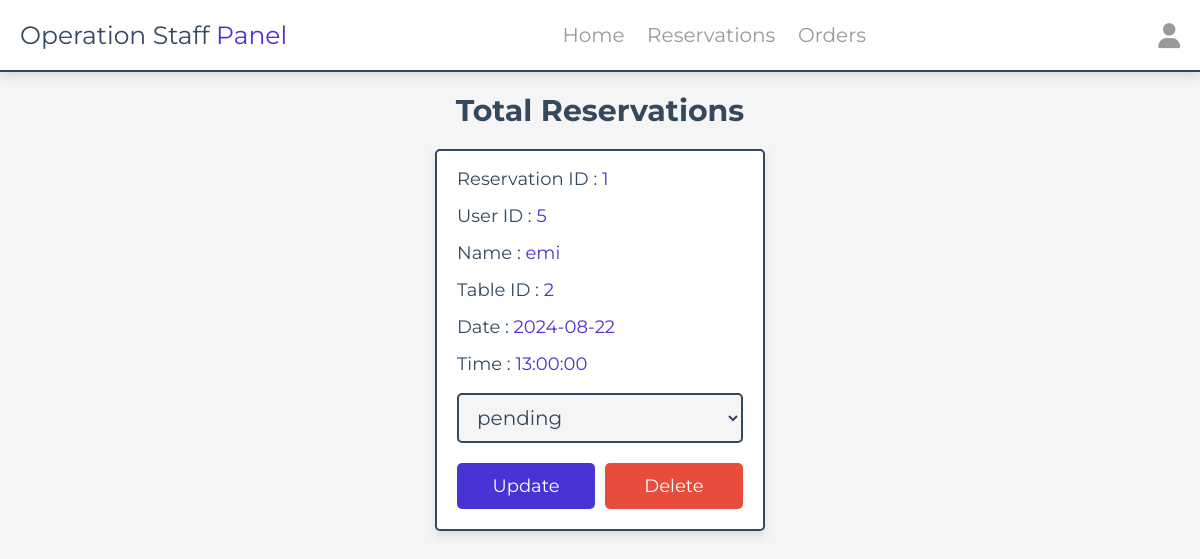
The page /admin/total_reservations.php (signed in) on the database its author committed.
### tables this page shows
CREATE TABLE IF NOT EXISTS `reservations` (
  `reservation_id` int NOT NULL AUTO_INCREMENT,
  `user_id` int NOT NULL,
  `username` varchar(100) NOT NULL,
  `table_id` int NOT NULL,
  `date` date NOT NULL,
  `time` time NOT NULL,
  `status` varchar(50) DEFAULT 'pending',
  PRIMARY KEY (`reservation_id`)
);

### admin/total_reservations.php (the view, shortened to what this page needs)
<?php
include '../components/connect.php';
?>
<!DOCTYPE html>
<html lang="en">
<head>
   <link rel="stylesheet" href="https://cdnjs.cloudflare.com/ajax/libs/font-awesome/6.1.1/css/all.min.css">
   <link rel="stylesheet" href="../css/admin_style.css">
</head>
<body>
<?php include 'os_header.php'; ?>
<section class="placed-orders">
   <h1 class="heading">Total Reservations</h1>
   <div class="box-container">
   <?php
      $select_reservations = $conn->prepare("SELECT * FROM `reservations`");
      $select_reservations->execute();
      if ($select_reservations->rowCount() > 0) {
         while ($fetch_reservations = $select_reservations->fetch(PDO::FETCH_ASSOC)) {
   ?>
   <div class="box">
      <p> Reservation ID : <span><?= $fetch_reservations['reservation_id']; ?></span> </p>
      <p> User ID : <span><?= $fetch_reservations['user_id']; ?></span> </p>
      <p> Name : <span><?= $fetch_reservations['username']; ?></span> </p>
      <p> Table ID : <span><?= $fetch_reservations['table_id']; ?></span> </p>
      <p> Date : <span><?= $fetch_reservations['date']; ?></span> </p>
      <p> Time : <span><?= $fetch_reservations['time']; ?></span> </p>
      <form action="" method="POST">
         <select name="reservation_status" class="drop-down">
            <option value="disabled" selected><?= $fetch_reservations['status']; ?></option>
         </select>
         <div class="flex-btn">
            <input type="submit" value="Update" class="btn" name="update_reservation">
            <a href="total_reservations.php?delete=<?= $fetch_reservations['reservation_id']; ?>" class="delete-btn" onclick="return confirm('Delete this reservation?');">Delete</a>
         </div>
      </form>
   </div>
   <?php
         }
      } else {
         echo '<p class="empty">No reservations placed yet!</p>';
      }
   ?>
   </div>
</section>
</body>
</html>

### css/admin_style.css (style rules this page uses)
:root { --main-color:#4834d4; --red:#e74c3c; --orange:#f39c12; --black:#34495e; --white:#fff; --light-bg:#f5f5f5; --light-color:#999; --border:.2rem solid var(--black); --box-shadow:0 .5rem 1rem rgba(0,0,0,.1); }
* { font-family: 'Montserrat', sans-serif; margin:0; padding:0; box-sizing: border-box; text-decoration: none; outline: none; border:none; }
html { font-size: 62.5%; overflow-x: hidden; }
body { background-color: var(--light-bg); }
section { max-width: 1200px; margin:0 auto; padding:2rem; }
.btn, .delete-btn, .option-btn { display: block; margin-top: 1rem; border-radius: .5rem; cursor: pointer; width: 100%; font-size: 1.8rem; color:var(--white); padding:1.2rem 3rem; text-transform: capitalize; text-align: center; }
.btn { background-color: var(--main-color); }
.delete-btn { background-color: var(--red); }
.flex-btn { display: flex; gap:1rem; }
.heading { text-align: center; margin-bottom: 2rem; text-transform: capitalize; color:var(--black); font-size: 3rem; }
.placed-orders .box-container { display: grid; grid-template-columns: repeat(auto-fit, 33rem); gap:1.5rem; justify-content: center; align-items: flex-start; }
.placed-orders .box-container .box { background-color: var(--white); border-radius: .5rem; box-shadow: var(--box-shadow); border:var(--border); padding:2rem; padding-top: 1rem; }
.placed-orders .box-container .box p { padding: .5rem 0; line-height: 1.5; font-size: 1.8rem; color:var(--black); }
.placed-orders .box-container .box p span { color:var(--main-color); }
.placed-orders .box-container .box .drop-down { width: 100%; margin:1rem 0; background-color: var(--light-bg); padding:1rem 1.4rem; font-size: 2rem; color:var(--black); border:var(--border); border-radius: .5rem; }

### rows shown on the page
reservations: reservation_id "1", user "5", username "emi", table "2", date "2024-08-22", time "13:00:00", reservation_status "pending"
